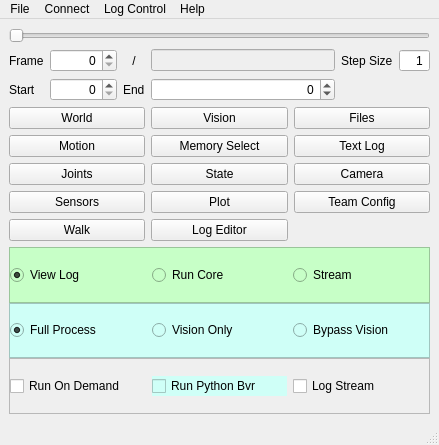
<?xml version="1.0" encoding="UTF-8"?>
<ui version="4.0">
 <class>UTNaoTool</class>
 <widget class="QMainWindow" name="UTNaoTool">
  <property name="geometry">
   <rect>
    <x>0</x>
    <y>0</y>
    <width>439</width>
    <height>445</height>
   </rect>
  </property>
  <property name="windowTitle">
   <string>UTNaoTool</string>
  </property>
  <property name="windowIcon">
   <iconset>
    <normaloff/>
   </iconset>
  </property>
  <property name="autoFillBackground">
   <bool>false</bool>
  </property>
  <widget class="QWidget" name="centralwidget">
   <layout class="QGridLayout" name="gridLayout_3">
    <item row="2" column="0">
     <widget class="QLabel" name="label_2">
      <property name="text">
       <string>Start</string>
      </property>
     </widget>
    </item>
    <item row="1" column="1">
     <widget class="QSpinBox" name="currentFrameSpin">
      <property name="alignment">
       <set>Qt::AlignRight|Qt::AlignTrailing|Qt::AlignVCenter</set>
      </property>
      <property name="singleStep">
       <number>1</number>
      </property>
     </widget>
    </item>
    <item row="2" column="1">
     <widget class="QSpinBox" name="startSpin">
      <property name="alignment">
       <set>Qt::AlignRight|Qt::AlignTrailing|Qt::AlignVCenter</set>
      </property>
      <property name="maximum">
       <number>999999999</number>
      </property>
     </widget>
    </item>
    <item row="1" column="3">
     <widget class="QLineEdit" name="numFrameEdit">
      <property name="enabled">
       <bool>false</bool>
      </property>
      <property name="font">
       <font>
        <pointsize>9</pointsize>
        <weight>50</weight>
        <bold>false</bold>
       </font>
      </property>
      <property name="frame">
       <bool>true</bool>
      </property>
      <property name="alignment">
       <set>Qt::AlignCenter</set>
      </property>
      <property name="readOnly">
       <bool>true</bool>
      </property>
     </widget>
    </item>
    <item row="1" column="0">
     <widget class="QLabel" name="label_4">
      <property name="text">
       <string>Frame</string>
      </property>
     </widget>
    </item>
    <item row="1" column="2">
     <widget class="QLabel" name="label">
      <property name="text">
       <string>/</string>
      </property>
      <property name="scaledContents">
       <bool>false</bool>
      </property>
      <property name="alignment">
       <set>Qt::AlignCenter</set>
      </property>
     </widget>
    </item>
    <item row="1" column="4">
     <layout class="QHBoxLayout" name="horizontalLayout_2">
      <item>
       <widget class="QLabel" name="label_5">
        <property name="text">
         <string>Step Size</string>
        </property>
       </widget>
      </item>
      <item>
       <widget class="QSpinBox" name="stepSpin">
        <property name="maximumSize">
         <size>
          <width>40</width>
          <height>16777215</height>
         </size>
        </property>
        <property name="alignment">
         <set>Qt::AlignRight|Qt::AlignTrailing|Qt::AlignVCenter</set>
        </property>
        <property name="buttonSymbols">
         <enum>QAbstractSpinBox::NoButtons</enum>
        </property>
        <property name="minimum">
         <number>1</number>
        </property>
        <property name="maximum">
         <number>100</number>
        </property>
        <property name="value">
         <number>1</number>
        </property>
       </widget>
      </item>
     </layout>
    </item>
    <item row="2" column="4">
     <layout class="QHBoxLayout" name="horizontalLayout"/>
    </item>
    <item row="4" column="0" colspan="5">
     <layout class="QGridLayout" name="gridLayout">
      <property name="verticalSpacing">
       <number>0</number>
      </property>
      <item row="0" column="1" colspan="4">
       <widget class="QFrame" name="frame">
        <property name="styleSheet">
         <string notr="true">background-color:rgb(199, 255, 199);</string>
        </property>
        <property name="frameShape">
         <enum>QFrame::StyledPanel</enum>
        </property>
        <property name="frameShadow">
         <enum>QFrame::Raised</enum>
        </property>
        <layout class="QGridLayout" name="gridLayout_4">
         <property name="margin">
          <number>0</number>
         </property>
         <item row="0" column="0">
          <layout class="QHBoxLayout" name="horizontalLayout_4">
           <property name="sizeConstraint">
            <enum>QLayout::SetNoConstraint</enum>
           </property>
           <item>
            <widget class="QRadioButton" name="viewLogRadio">
             <property name="styleSheet">
              <string notr="true">background-color:rgb(199, 255, 199);</string>
             </property>
             <property name="text">
              <string>View Log</string>
             </property>
             <property name="checked">
              <bool>true</bool>
             </property>
             <attribute name="buttonGroup">
              <string notr="true">memory_group</string>
             </attribute>
            </widget>
           </item>
           <item>
            <widget class="QRadioButton" name="runCoreRadio">
             <property name="styleSheet">
              <string notr="true">background-color:rgb(199, 255, 199);</string>
             </property>
             <property name="text">
              <string>Run Core</string>
             </property>
             <attribute name="buttonGroup">
              <string notr="true">memory_group</string>
             </attribute>
            </widget>
           </item>
           <item>
            <widget class="QRadioButton" name="streamRadio">
             <property name="styleSheet">
              <string notr="true">background-color:rgb(199, 255, 199);</string>
             </property>
             <property name="text">
              <string>Stream</string>
             </property>
             <attribute name="buttonGroup">
              <string notr="true">memory_group</string>
             </attribute>
            </widget>
           </item>
          </layout>
         </item>
        </layout>
       </widget>
      </item>
      <item row="1" column="1" colspan="4">
       <widget class="QFrame" name="frame_2">
        <property name="styleSheet">
         <string notr="true">background-color:rgb(207, 255, 247);</string>
        </property>
        <property name="frameShape">
         <enum>QFrame::StyledPanel</enum>
        </property>
        <property name="frameShadow">
         <enum>QFrame::Raised</enum>
        </property>
        <layout class="QGridLayout" name="gridLayout_5">
         <property name="margin">
          <number>0</number>
         </property>
         <item row="0" column="0">
          <layout class="QHBoxLayout" name="horizontalLayout_5">
           <item>
            <widget class="QRadioButton" name="fullProcessRadioButton">
             <property name="styleSheet">
              <string notr="true">background-color:rgb(207, 255, 247);</string>
             </property>
             <property name="text">
              <string>Full Process</string>
             </property>
             <property name="checked">
              <bool>true</bool>
             </property>
             <attribute name="buttonGroup">
              <string notr="true">core_group</string>
             </attribute>
            </widget>
           </item>
           <item>
            <widget class="QRadioButton" name="visionOnlyRadioButton">
             <property name="styleSheet">
              <string notr="true">background-color:rgb(207, 255, 247);</string>
             </property>
             <property name="text">
              <string>Vision Only</string>
             </property>
             <attribute name="buttonGroup">
              <string notr="true">core_group</string>
             </attribute>
            </widget>
           </item>
           <item>
            <widget class="QRadioButton" name="bypassVisionRadioButton">
             <property name="styleSheet">
              <string notr="true">background-color:rgb(207, 255, 247);</string>
             </property>
             <property name="text">
              <string>Bypass Vision</string>
             </property>
             <attribute name="buttonGroup">
              <string notr="true">core_group</string>
             </attribute>
            </widget>
           </item>
          </layout>
         </item>
        </layout>
       </widget>
      </item>
      <item row="2" column="1" colspan="4">
       <widget class="QFrame" name="frame_3">
        <property name="frameShape">
         <enum>QFrame::StyledPanel</enum>
        </property>
        <property name="frameShadow">
         <enum>QFrame::Raised</enum>
        </property>
        <layout class="QGridLayout" name="gridLayout_6">
         <property name="margin">
          <number>0</number>
         </property>
         <item row="0" column="0">
          <layout class="QHBoxLayout" name="horizontalLayout_6">
           <item>
            <widget class="QCheckBox" name="onDemandCheckBox">
             <property name="text">
              <string>Run On Demand</string>
             </property>
            </widget>
           </item>
           <item>
            <widget class="QCheckBox" name="coreBehaviorsCheckBox">
             <property name="styleSheet">
              <string notr="true">background-color:rgb(207, 255, 247);</string>
             </property>
             <property name="text">
              <string>Run Python Bvr</string>
             </property>
            </widget>
           </item>
           <item>
            <widget class="QCheckBox" name="logStreamCheckBox">
             <property name="text">
              <string>Log Stream</string>
             </property>
            </widget>
           </item>
          </layout>
         </item>
        </layout>
       </widget>
      </item>
     </layout>
    </item>
    <item row="0" column="0" colspan="5">
     <widget class="QSlider" name="frameSlider">
      <property name="orientation">
       <enum>Qt::Horizontal</enum>
      </property>
     </widget>
    </item>
    <item row="3" column="0" colspan="5">
     <layout class="QGridLayout" name="gridLayout_2">
      <item row="2" column="0">
       <widget class="QPushButton" name="jointsButton">
        <property name="text">
         <string>Joints</string>
        </property>
        <property name="autoDefault">
         <bool>false</bool>
        </property>
        <property name="flat">
         <bool>false</bool>
        </property>
       </widget>
      </item>
      <item row="3" column="0">
       <widget class="QPushButton" name="sensorButton">
        <property name="text">
         <string>Sensors</string>
        </property>
        <property name="autoDefault">
         <bool>false</bool>
        </property>
        <property name="flat">
         <bool>false</bool>
        </property>
       </widget>
      </item>
      <item row="3" column="1">
       <widget class="QPushButton" name="plotButton">
        <property name="text">
         <string>Plot</string>
        </property>
        <property name="autoDefault">
         <bool>false</bool>
        </property>
        <property name="flat">
         <bool>false</bool>
        </property>
       </widget>
      </item>
      <item row="1" column="0">
       <widget class="QPushButton" name="motionButton">
        <property name="text">
         <string>Motion</string>
        </property>
        <property name="autoDefault">
         <bool>false</bool>
        </property>
        <property name="flat">
         <bool>false</bool>
        </property>
       </widget>
      </item>
      <item row="0" column="1">
       <widget class="QPushButton" name="fullVisionButton">
        <property name="text">
         <string>Vision</string>
        </property>
       </widget>
      </item>
      <item row="2" column="2">
       <widget class="QPushButton" name="cameraButton">
        <property name="text">
         <string>Camera</string>
        </property>
       </widget>
      </item>
      <item row="2" column="1">
       <widget class="QPushButton" name="stateButton">
        <property name="text">
         <string>State</string>
        </property>
        <property name="autoDefault">
         <bool>false</bool>
        </property>
        <property name="flat">
         <bool>false</bool>
        </property>
       </widget>
      </item>
      <item row="0" column="2">
       <widget class="QPushButton" name="filesButton">
        <property name="enabled">
         <bool>true</bool>
        </property>
        <property name="text">
         <string>Files</string>
        </property>
       </widget>
      </item>
      <item row="3" column="2">
       <widget class="QPushButton" name="teamButton">
        <property name="text">
         <string>Team Config</string>
        </property>
       </widget>
      </item>
      <item row="0" column="0">
       <widget class="QPushButton" name="worldButton">
        <property name="mouseTracking">
         <bool>true</bool>
        </property>
        <property name="text">
         <string>World</string>
        </property>
       </widget>
      </item>
      <item row="4" column="0">
       <widget class="QPushButton" name="walkButton">
        <property name="text">
         <string>Walk</string>
        </property>
        <property name="autoDefault">
         <bool>false</bool>
        </property>
        <property name="flat">
         <bool>false</bool>
        </property>
       </widget>
      </item>
      <item row="4" column="1">
       <widget class="QPushButton" name="logEditorButton">
        <property name="text">
         <string>Log Editor</string>
        </property>
        <property name="autoDefault">
         <bool>false</bool>
        </property>
        <property name="flat">
         <bool>false</bool>
        </property>
       </widget>
      </item>
      <item row="1" column="1">
       <widget class="QPushButton" name="logSelectButton">
        <property name="enabled">
         <bool>true</bool>
        </property>
        <property name="text">
         <string>Memory Select</string>
        </property>
       </widget>
      </item>
      <item row="1" column="2">
       <widget class="QPushButton" name="logButton">
        <property name="mouseTracking">
         <bool>true</bool>
        </property>
        <property name="text">
         <string>Text Log</string>
        </property>
       </widget>
      </item>
     </layout>
    </item>
    <item row="2" column="2">
     <widget class="QLabel" name="label_3">
      <property name="text">
       <string>End</string>
      </property>
     </widget>
    </item>
    <item row="2" column="3">
     <widget class="QSpinBox" name="endSpin">
      <property name="alignment">
       <set>Qt::AlignRight|Qt::AlignTrailing|Qt::AlignVCenter</set>
      </property>
      <property name="minimum">
       <number>-1</number>
      </property>
      <property name="maximum">
       <number>999999999</number>
      </property>
      <property name="value">
       <number>0</number>
      </property>
     </widget>
    </item>
   </layout>
  </widget>
  <widget class="QStatusBar" name="statusbar"/>
  <widget class="QMenuBar" name="menubar">
   <property name="geometry">
    <rect>
     <x>0</x>
     <y>0</y>
     <width>439</width>
     <height>25</height>
    </rect>
   </property>
   <widget class="QMenu" name="menuFile">
    <property name="title">
     <string>File</string>
    </property>
    <addaction name="actionNew_Log"/>
    <addaction name="actionOpen_Log"/>
    <addaction name="actionReOpen_Log"/>
    <addaction name="actionOpen_Recent_Log"/>
    <addaction name="actionSave_Log"/>
    <addaction name="actionReRun_Core"/>
   </widget>
   <widget class="QMenu" name="menuConnect">
    <property name="title">
     <string>Connect</string>
    </property>
    <addaction name="actionConnect_to_Robot"/>
   </widget>
   <widget class="QMenu" name="menuControl">
    <property name="title">
     <string>Log Control</string>
    </property>
    <addaction name="actionPlay"/>
    <addaction name="actionStop"/>
    <addaction name="actionPrevious_Frame"/>
    <addaction name="actionNext_Frame"/>
   </widget>
   <widget class="QMenu" name="menuHelp">
    <property name="title">
     <string>Help</string>
    </property>
   </widget>
   <addaction name="menuFile"/>
   <addaction name="menuConnect"/>
   <addaction name="menuControl"/>
   <addaction name="menuHelp"/>
  </widget>
  <action name="actionOPen">
   <property name="text">
    <string>OPen</string>
   </property>
  </action>
  <action name="actionOpen">
   <property name="text">
    <string>Open</string>
   </property>
  </action>
  <action name="actionOpen_Log">
   <property name="text">
    <string>Open Log</string>
   </property>
  </action>
  <action name="actionNew_Log">
   <property name="text">
    <string>New Log</string>
   </property>
  </action>
  <action name="actionSave_Log">
   <property name="text">
    <string>Save Log</string>
   </property>
  </action>
  <action name="actionConnect_to_Robot">
   <property name="text">
    <string>Connect to Robot</string>
   </property>
  </action>
  <action name="actionPrevious_Frame">
   <property name="text">
    <string>Previous Frame</string>
   </property>
  </action>
  <action name="actionNext_Frame">
   <property name="text">
    <string>Next Frame</string>
   </property>
  </action>
  <action name="actionPlay">
   <property name="text">
    <string>Play</string>
   </property>
  </action>
  <action name="actionStop">
   <property name="text">
    <string>Stop</string>
   </property>
  </action>
  <action name="actionOpen_Recent_Log">
   <property name="text">
    <string>Open Recent Log</string>
   </property>
  </action>
  <action name="actionReRun_Core">
   <property name="text">
    <string>Re-Run Core</string>
   </property>
  </action>
  <action name="actionReOpen_Log">
   <property name="text">
    <string>Re-Open Log</string>
   </property>
  </action>
 </widget>
 <tabstops>
  <tabstop>frameSlider</tabstop>
  <tabstop>currentFrameSpin</tabstop>
  <tabstop>startSpin</tabstop>
  <tabstop>endSpin</tabstop>
  <tabstop>stepSpin</tabstop>
  <tabstop>worldButton</tabstop>
  <tabstop>fullVisionButton</tabstop>
  <tabstop>filesButton</tabstop>
  <tabstop>motionButton</tabstop>
  <tabstop>logSelectButton</tabstop>
  <tabstop>logButton</tabstop>
  <tabstop>jointsButton</tabstop>
  <tabstop>stateButton</tabstop>
  <tabstop>cameraButton</tabstop>
  <tabstop>sensorButton</tabstop>
  <tabstop>plotButton</tabstop>
  <tabstop>teamButton</tabstop>
  <tabstop>walkButton</tabstop>
  <tabstop>logEditorButton</tabstop>
  <tabstop>viewLogRadio</tabstop>
  <tabstop>runCoreRadio</tabstop>
  <tabstop>streamRadio</tabstop>
  <tabstop>fullProcessRadioButton</tabstop>
  <tabstop>visionOnlyRadioButton</tabstop>
  <tabstop>bypassVisionRadioButton</tabstop>
  <tabstop>onDemandCheckBox</tabstop>
  <tabstop>coreBehaviorsCheckBox</tabstop>
  <tabstop>logStreamCheckBox</tabstop>
  <tabstop>numFrameEdit</tabstop>
 </tabstops>
 <resources>
  <include location="Resources.qrc"/>
 </resources>
 <connections/>
 <buttongroups>
  <buttongroup name="memory_group"/>
  <buttongroup name="core_group"/>
 </buttongroups>
</ui>
